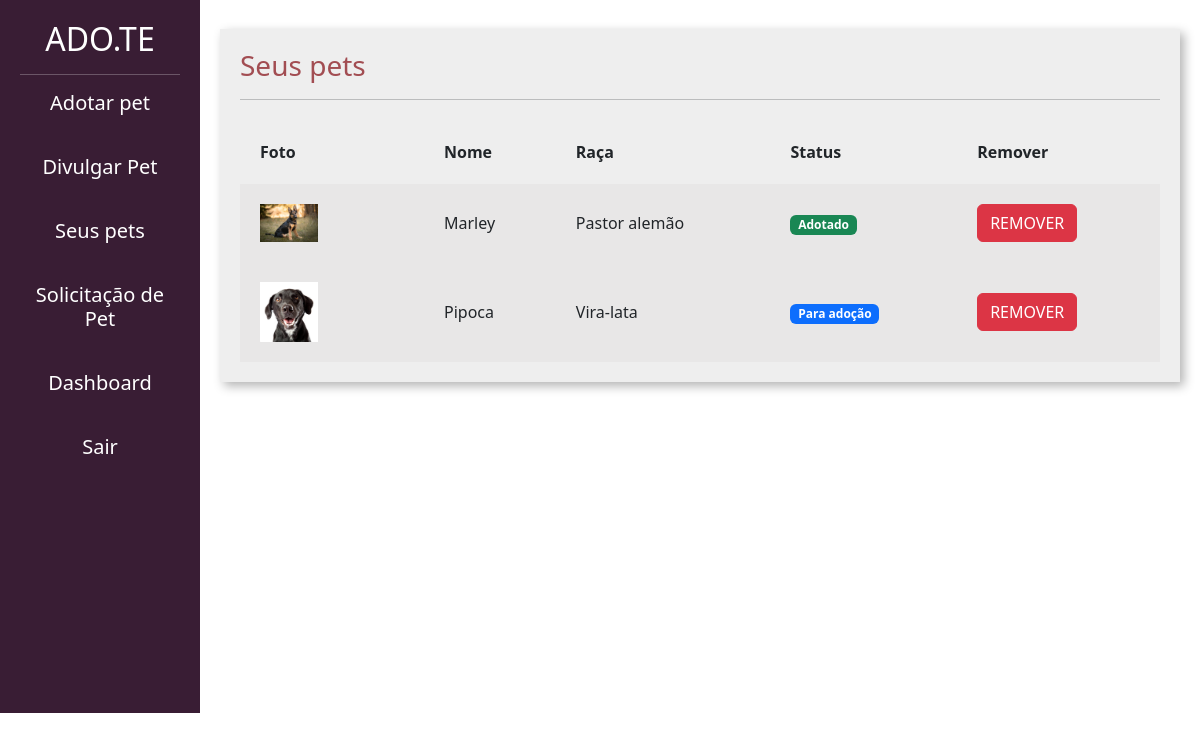
The app's page /divulgar/seus_pets/ (signed in), older data.
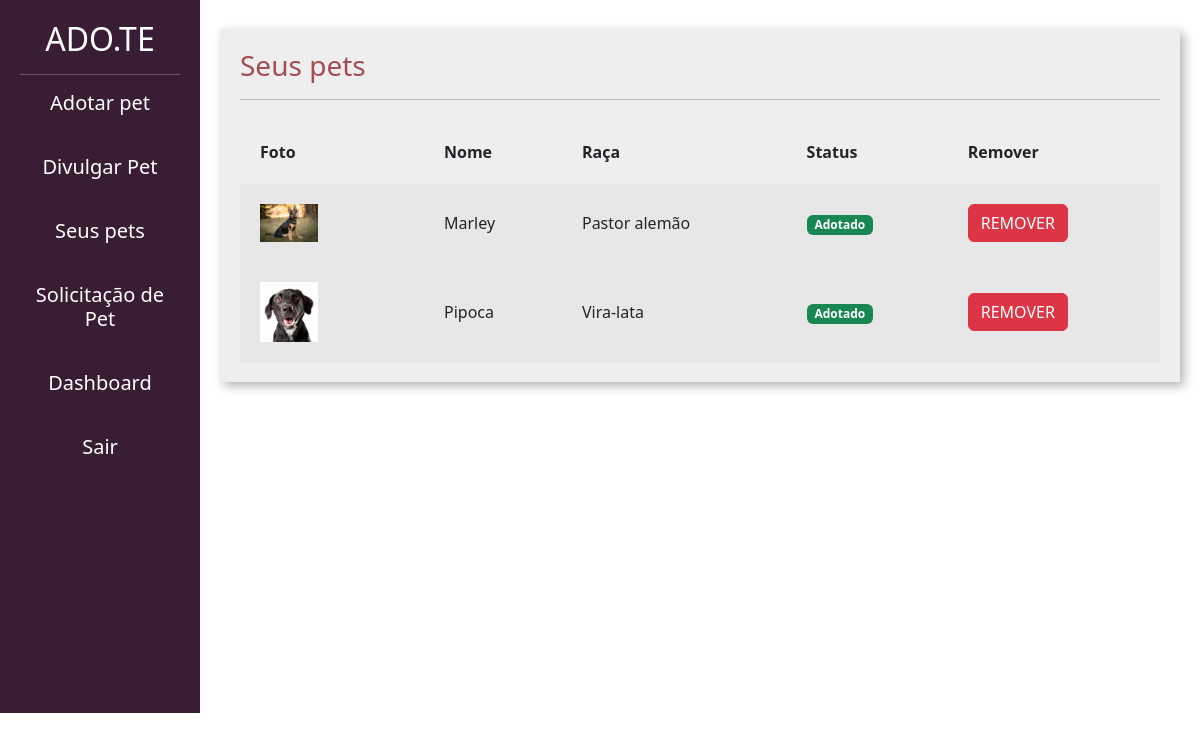
The same page, newer data.
### divulgar/models.py (models this page shows, shortened)
class Pet(models.Model):
    foto = models.ImageField(upload_to='fotos_pets')
    choices_status = (('P', 'Para adoção'), ('A', 'Adotado'))
    usuario = models.ForeignKey(User, on_delete=models.DO_NOTHING)
    nome = models.CharField(max_length=100)
    descricao = models.TextField()
    estado = models.CharField(max_length=50)
    cidade = models.CharField(max_length=50)
    telefone = models.CharField(max_length=14)
    tags = models.ManyToManyField(Tag)
    raca = models.ForeignKey(Raca, on_delete=models.DO_NOTHING)
    status = models.CharField(max_length=1,choices=choices_status, default='P')

class Raca(models.Model):
    raca = models.CharField(max_length=50)
    def __str__(self):
        return self.raca

### divulgar/views.py (the view)
# urls.py: path('seus_pets/', views.seus_pets, name="seus_pets"),
@login_required
def seus_pets(request):
    if request.method == 'GET':
        pets = Pet.objects.filter(usuario=request.user)
        return render(request, 'seus_pets.html', {'pets': pets})

### divulgar/templates/seus_pets.html (shortened to what this page needs)
{% load static %}
<!doctype html>
<html lang="pt-BR">
    <head>
    <link href="https://cdn.jsdelivr.net/npm/bootstrap@5.3.0-alpha1/dist/css/bootstrap.min.css" rel="stylesheet">
    <link href="{% static 'usuarios/css/cadastro.css' %}" rel="stylesheet">
    <link href="{% static 'divulgar/css/novo_pet.css' %}" rel="stylesheet">
    <link href="{% static 'divulgar/css/seus_pet.css' %}" rel="stylesheet">
    </head>
    <body>
        <div class="container-fluid">
            <div class="row">
                <div style='height: 713px;' class="col-md-2 bg-side sidebar">
                    <h2>ADO.TE</h2>
                    <hr>
                    <h5><a class="navegação" href="/adotar/">Adotar pet</a><h5/><br>
                        <h5><a class="navegação" href="/divulgar/novo_pet/">Divulgar Pet</a><h5/><br>
                        <h5><a class="navegação" href="/divulgar/seus_pets/">Seus pets</a><h5/><br>
                        <h5><a class="navegação" href="/divulgar/ver_pedido_adocao/">Solicitação de Pet</a><h5/><br>
                        <h5><a class="navegação" href="/divulgar/dashboard/">Dashboard</a><h5/><br>
                        <h5><a class="navegação" href="/auth/sair/">Sair</a><h5/>
                </div>
                <div class="col-md">
                    <div class="wrapper">
                        <div class="box width80">
                            <h3 class="font-vinho">Seus pets</h3>
                            <hr>
                             <table class="tabela" cellpadding="20">
                                <tr>
                                    <th>Foto</th>
                                    <th>Nome</th>
                                    <th>Raça</th>
                                    <th>Status</th>
                                    <th>Remover</th>
                                </tr>
                                    {%for pet in pets%}
                                        <tr class="tabela-linha">
                                            <td width="20%">
                                                <img width="40%" src="{{pet.foto.url}}">
                                            </td>
                                            <td>
                                                {{pet.nome}}
                                            </td>
                                            <td>
                                                {{pet.raca}}
                                            </td>
                                            <td>
                                                {% if pet.status == 'P'%}
                                                    <span class="badge text-bg-primary">Para adoção</span>
                                                {%elif pet.status == "A"%}
                                                    <span class="badge text-bg-success">Adotado</span>
                                                {%endif%}
                                            </td>
                                            <td>
                                                <a href="{% url 'remover_pet' pet.id %}" class="btn btn-danger">REMOVER</a>
                                            </td>
                                        </tr>
                                    {%endfor%}
                            </table>
                        </div>
                    </div>
                </div>
            </div>
        </div>
    </body>
</html>

Row changes from the older to the newer data that the page shows:
changed Pet "Pipoca": status "Para adoção" → "Adotado"
